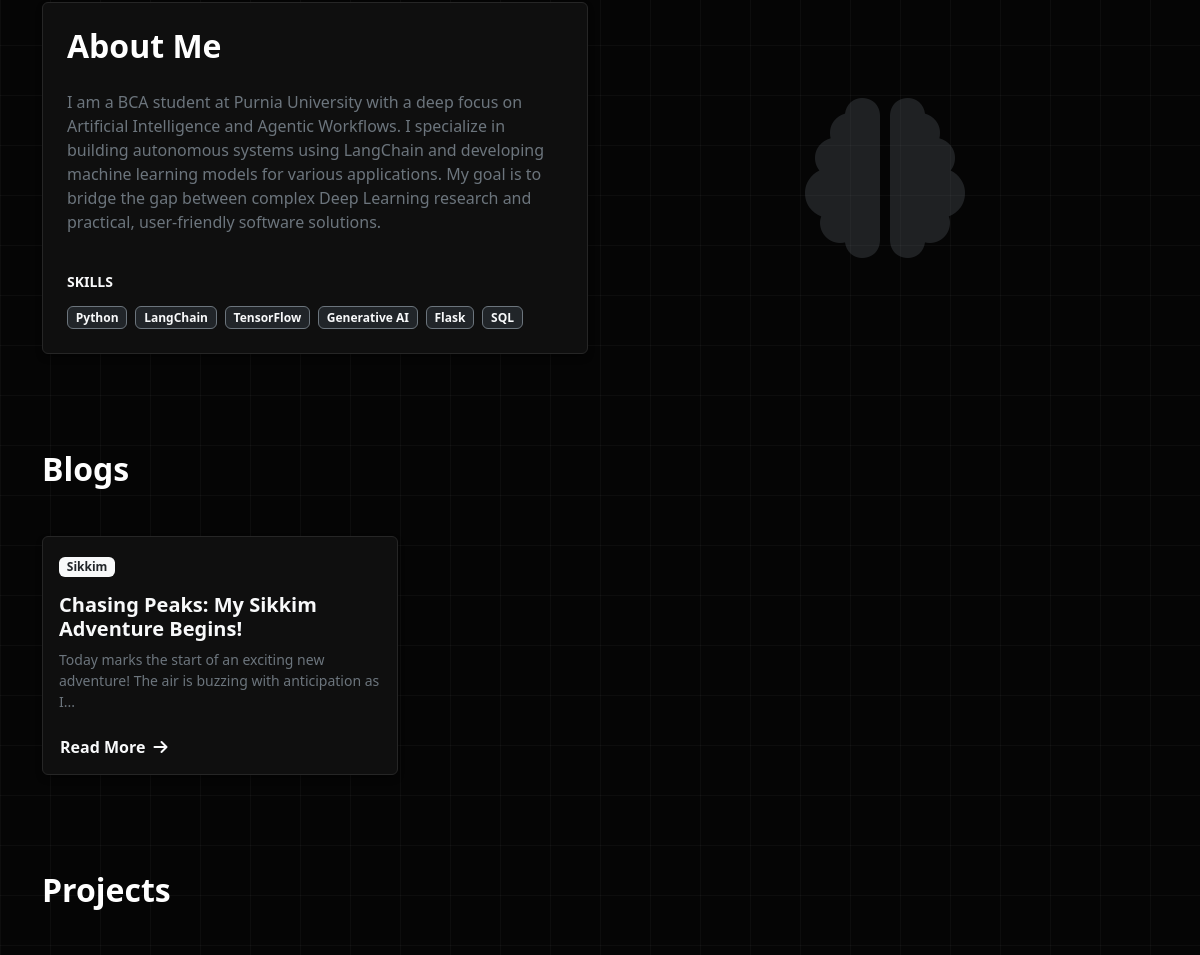
Before: / (middle part) with the older database file.
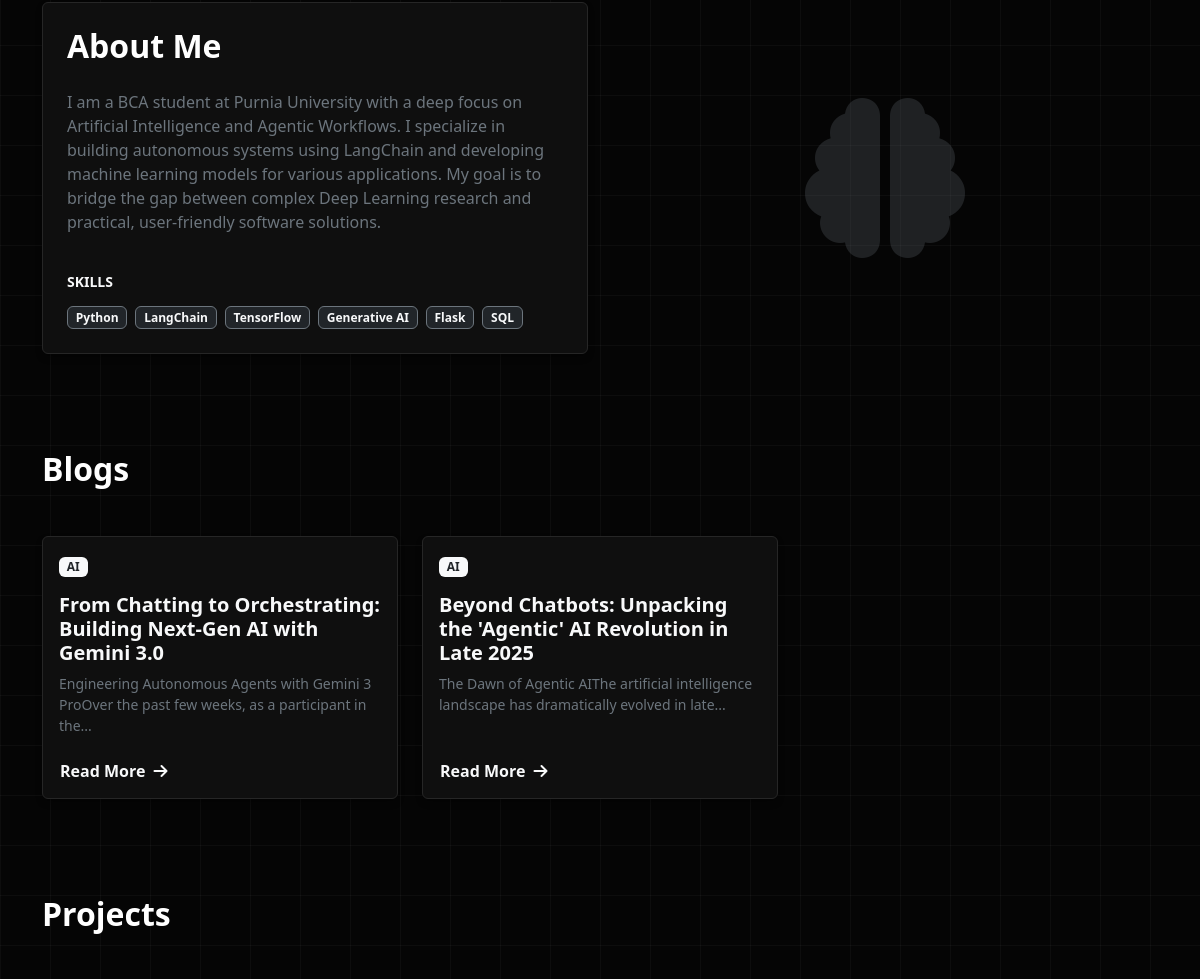
After: the same page with the newer database file.
### tables this page shows
CREATE TABLE blogs (
        id INTEGER PRIMARY KEY AUTOINCREMENT,
        title TEXT NOT NULL,
        content TEXT NOT NULL,
        tags TEXT,
        created_at TIMESTAMP DEFAULT CURRENT_TIMESTAMP
    );

### app.py (the view)
@app.route('/')
def home():
    conn = get_db_connection()
    blogs = conn.execute("SELECT * FROM blogs ORDER BY created_at DESC").fetchall()
    projects = conn.execute("SELECT * FROM projects ORDER BY created_at DESC").fetchall()
    profile = conn.execute("SELECT * FROM profile ORDER BY id DESC LIMIT 1").fetchone()
    conn.close()
    if not profile:
        profile = {"bio": "Welcome to my portfolio.", "skills": "AI, Python"}
    return render_template('index.html', blogs=blogs, projects=projects, profile=profile)

### src/db.py (called while the page is built)
def get_db_connection():
    conn = sqlite3.connect(DB_PATH)
    conn.row_factory = sqlite3.Row
    return conn

### templates/index.html (shortened to what this page needs)
{% extends "base.html" %}
{% block content %}
<section id="about" class="py-5">
    <div class="container">
        <div class="row align-items-center">
            <div class="col-md-6 mb-4 mb-md-0">
                <div class="card card-dark border-0 p-4 h-100">
                    <h2 class="fw-bold section-title mb-4">About Me</h2>
                    <div class="text-secondary lead fs-6">
                        {{ profile.bio | safe }}
                    </div>
                    <div class="mt-4">
                        <h6 class="text-uppercase small fw-bold text-light mb-3">Skills</h6>
                        <div class="d-flex flex-wrap gap-2">
                            {% if profile.skills %}
                                {% for skill in profile.skills.split(',') %}
                                <span class="badge bg-dark border border-secondary text-light">{{ skill.strip() }}</span>
                                {% endfor %}
                            {% endif %}
                        </div>
                    </div>
                </div>
            </div>
            <div class="col-md-6 text-center">
                <i class="fas fa-brain fa-10x text-secondary opacity-25"></i>
            </div>
        </div>
    </div>
</section>
<section id="blog" class="py-5">
    <div class="container">
        <h2 class="fw-bold section-title mb-5">Blogs</h2>
        <div class="row g-4">
            {% for blog in blogs %}
            <div class="col-md-4">
                <div class="card h-100 border-0 card-dark hover-card">
                    <div class="card-body">
                        {% set first_tag = blog.tags.split(',')[0] if blog.tags else 'Tech' %}
                        <span class="badge mb-2 bg-light text-dark fw-bold">{{ first_tag }}</span>
                        <h5 class="card-title fw-bold text-light mt-2">{{ blog.title }}</h5>
                        <div class="card-text text-secondary small text-truncate-3">
                            {{ blog.content | striptags | truncate(100) }}
                        </div>
                    </div>
                    <div class="card-footer border-0 pt-0 bg-transparent">
                        <button class="btn btn-link px-0 text-light fw-bold text-decoration-none" data-bs-toggle="modal" data-bs-target="#blogModal{{ blog.id }}">
                            Read More <i class="fas fa-arrow-right ms-1"></i>
                        </button>
                    </div>
                </div>
            </div>
            {% endfor %}
        </div>
    </div>
</section>
<section id="projects" class="py-5">
    <div class="container">
        <h2 class="fw-bold section-title mb-5">Projects</h2>
        <div class="row g-4">
        </div>
    </div>
</section>
{% endblock %}

Changed rows visible on the page:
removed blogs: first_tag "Sikkim", title "Chasing Peaks: My Sikkim Adventure Begins!", content "Today marks the start of an exciting new adventure! The air is buzzing with anticipation as I..."
added blogs: first_tag "AI", title "From Chatting to Orchestrating: Building Next-Gen AI with Gemini 3.0", content "Engineering Autonomous Agents with Gemini 3 ProOver the past few weeks, as a participant in the..."
added blogs: first_tag "AI", title "Beyond Chatbots: Unpacking the 'Agentic' AI Revolution in Late 2025", content "The Dawn of Agentic AIThe artificial intelligence landscape has dramatically evolved in late..."
